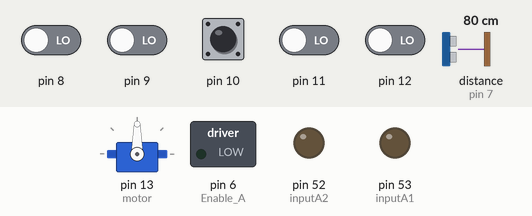
Simulated run of this sketch. Board: Arduino Mega 2560, built with avr-gcc and run on an emulated ATmega2560. Shown: servo, switched loads named in the sketch (green lamp = pin HIGH), output pins drawn as LEDs (lit = HIGH). Wiring (inferred from the names in the program): ultrasonic range finder: trigger pin 48; echo pin 7. The inputs (shaded band) are chosen by the test bench; at power-on: pin 8–12 LOW, distance to the obstacle (sensor on pin 7) 80 cm. The echo pulse lasts 58.3 µs per cm; pins used as bus, display or sensor lines are not drawn; what the sketch prints to the serial monitor is not drawn.

Above: at 0.1 s.
At 11.4 s:
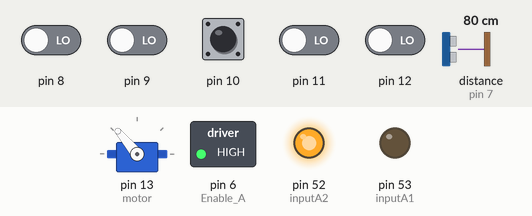
11.5 s: pin 10 pulsed HIGH 5 times (0.12 s each, 0.3 s apart)
Timing chart, 0 to 14.5 s (numbered marks = the images above; inputs shaded):
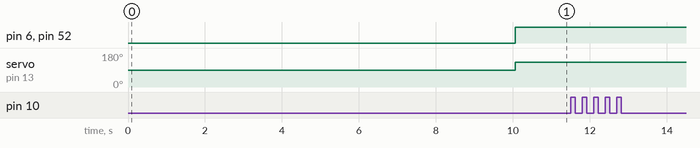

The sketch:

Ardu_no_Kodlar.ino
```cpp
#include<Servo.h>
Servo motor;
int ch1=0;
int ch2=0;
int ch3=0;
int ch4=0;
int ch5=0;
int ch6=0;
int trigPin = 48;
int echoPin = 7;
long sure;
long uzaklik;
const int Enable_A = 6;
const int inputA1 = 53;
const int inputA2 = 52;
int a=2;
int b=3;
int c=4;
int d=5;
bool a1;
bool b1;
bool c1;
bool d1;
void setup() {
  Serial.begin(9600);
  pinMode (13,INPUT);
  pinMode (12,INPUT);
  pinMode (11,INPUT);
  pinMode (10,INPUT);
  pinMode (9,INPUT);
  pinMode (8,INPUT);
  pinMode(a,INPUT);
  pinMode(b,INPUT);
  pinMode(c,INPUT);
  pinMode(d,INPUT);
  pinMode(trigPin, OUTPUT);
  pinMode(echoPin,INPUT);
  pinMode(Enable_A, OUTPUT);
  pinMode(inputA1, OUTPUT);
  pinMode(inputA2, OUTPUT);
  motor.attach(13);
}
void loop() {
  while(1){
    digitalWrite(trigPin, LOW); /* sensör pasif hale getirildi */
    delayMicroseconds(5);
    digitalWrite(trigPin, HIGH); /* Sensore ses dalgasının üretmesi için emir verildi */
    delayMicroseconds(10);
    digitalWrite(trigPin, LOW);  /* Yeni dalgaların üretilmemesi için trig pini LOW konumuna getirildi */
    sure = pulseIn(echoPin, HIGH); /* ses dalgasının geri dönmesi için geçen sure ölçülüyor */
    uzaklik= sure /29.1/2; /* ölçülen sure uzaklığa çevriliyor */
    if(uzaklik > 200)
      uzaklik = 200;
    Serial.print("Uzaklik ");
    Serial.print(uzaklik); /* hesaplanan uzaklık bilgisayara aktarılıyor */
    Serial.println(" CM olarak olculmustur.");
    delay(1);
    ch1= pulseIn(8,HIGH);
    Serial.print("ch1:     ");
    Serial.print(ch1);
    Serial.print("\t");
    delay(10);
    ch2 =pulseIn(9,HIGH);
    Serial.print("ch2:     ");
    Serial.print(ch2);
    Serial.print("\t");
    delay(10);
    ch3 =pulseIn(10,HIGH);
    Serial.print("ch3:     ");
    Serial.print(ch3);
    Serial.print("\t");
    delay(10);
    ch4 =pulseIn(11,HIGH);
    Serial.print("ch4:     ");
    Serial.print(ch4);
    Serial.print("\t");
    delay(10);
    ch5 =pulseIn(12,HIGH);
    Serial.print("ch5:     ");
    Serial.print(ch5);
    Serial.println("\t");
    delay(10);
    ch5 =pulseIn(12,HIGH);
    if(ch5<1200){
      ch1= pulseIn(8,HIGH);         //----------kumanda kanallarını okuyor----------//
      ch2 =pulseIn(9,HIGH);
      ch3 =pulseIn(10,HIGH);
      ch4 =pulseIn(11,HIGH);
    if(ch3>1750){                   //----------motor ileri doğru gider----------//
       if(uzaklik<20){
         digitalWrite(Enable_A, LOW);
        digitalWrite(inputA1, LOW);
        digitalWrite(inputA2, LOW);}
       else if(uzaklik>20){
        analogWrite(Enable_A, 255);
        digitalWrite(inputA1, HIGH);
        digitalWrite(inputA2, LOW);}}
    else if (ch3>1680&&ch3<1750){   //----------motor ileri doğru gider----------//
      if(uzaklik<20){
        digitalWrite(Enable_A, LOW);
        digitalWrite(inputA1, LOW);
        digitalWrite(inputA2, LOW);}
      else if(uzaklik>20){
        analogWrite(Enable_A, 180);
        digitalWrite(inputA1, HIGH);
        digitalWrite(inputA2, LOW);}}
    else if (ch3>1600&&ch3<1680){   //----------motor ileri doğru gider----------//
      if(uzaklik<20){
        digitalWrite(Enable_A, LOW);
        digitalWrite(inputA1, LOW);
        digitalWrite(inputA2, LOW);}
      else if(uzaklik>20){
        analogWrite(Enable_A, 100);
        digitalWrite(inputA1, HIGH);
        digitalWrite(inputA2, LOW);}}
    else if (ch3<1370&&ch3>1300){   //----------motor geriye doğru gider----------//
      analogWrite(Enable_A, 180);
      digitalWrite(inputA1, LOW);
      digitalWrite(inputA2, HIGH);}
    else if (ch3<1300&&ch3>1200){   //----------motor geriye doğru gider----------//
      analogWrite(Enable_A, 180);
      digitalWrite(inputA1, LOW);
      digitalWrite(inputA2, HIGH);}
    else if (ch3<1200){             //----------motor geriye doğru gider----------//
      analogWrite(Enable_A, 255);
      digitalWrite(inputA1, LOW);
      digitalWrite(inputA2, HIGH);}
    else{                           //----------motorları durdur-----------//
      digitalWrite(Enable_A, LOW);}
    if(ch1>1580){
      motor.write(50);}
    else if(ch1<1400){
      motor.write(130);}
    else{
      motor.write(90);}
    }
  else if(ch5>1700){
    a1 = digitalRead(a);
    b1 = digitalRead(b);
    c1 = digitalRead(c);
    d1 = digitalRead(d);
    if(a1==1){                      //----------motor ileri doğru gider----------//
      motor.write(135);             //----------sağa döndür ön tekerleri----------//
      delay(1000);                  //----------ön tekerler döndükten sonra arka motorları aktif yap----------//
      analogWrite(Enable_A, 255);
      digitalWrite(inputA1, HIGH);
      digitalWrite(inputA2, LOW);}
    else if(b1==1){                 //----------motor geri doğru gider----------//
      motor.write(90);
      analogWrite(Enable_A, 255);
      digitalWrite(inputA1, LOW);
      digitalWrite(inputA2, HIGH);}
    else if(c1==1){                 //----------motor ileri doğru gider----------//
      motor.write(45);              //----------ön tekerleri sola döndür----------//
      delay(1000);                  //----------ön tekerler döndükten sonra arka motorları aktif yap----------//
      analogWrite(Enable_A, 255);
      digitalWrite(inputA1, HIGH);
      digitalWrite(inputA2, LOW);}
    else if(d1==1){                 //----------motor ileri doğru gider----------//
      motor.write(90);
      analogWrite(Enable_A, 255);
      digitalWrite(inputA1, HIGH);
      digitalWrite(inputA2, LOW);}
    else{
      digitalWrite(Enable_A, LOW);  //----------motorları durdur----------//
      motor.write(90);              //----------ön tekerleri düz yap----------//
      }
    }
}
}
```

Measured:
- after the input at 11.5 s, every drawn part: stays the same
